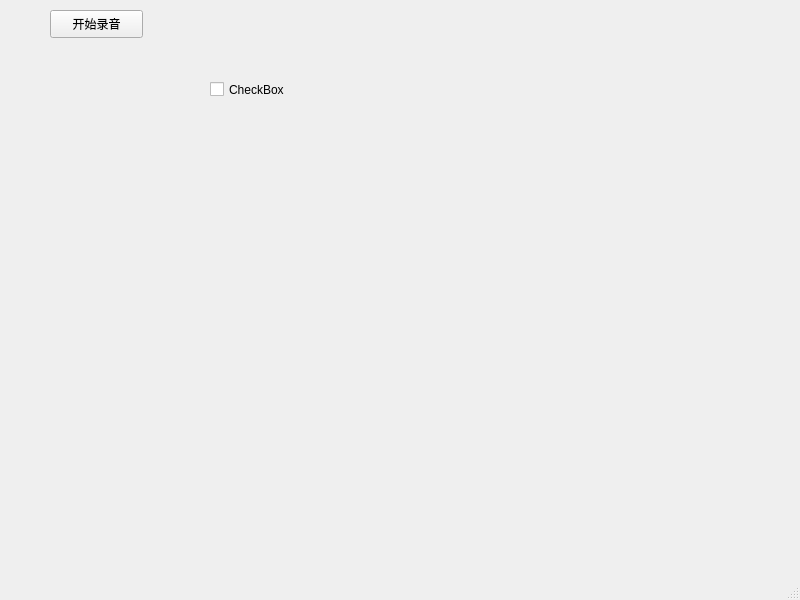
<?xml version="1.0" encoding="UTF-8"?>
<ui version="4.0">
 <class>MainWindow</class>
 <widget class="QMainWindow" name="MainWindow">
  <property name="geometry">
   <rect>
    <x>0</x>
    <y>0</y>
    <width>800</width>
    <height>600</height>
   </rect>
  </property>
  <property name="windowTitle">
   <string>MainWindow</string>
  </property>
  <widget class="QWidget" name="centralwidget">
   <widget class="QPushButton" name="audiobutton">
    <property name="geometry">
     <rect>
      <x>50</x>
      <y>10</y>
      <width>93</width>
      <height>28</height>
     </rect>
    </property>
    <property name="text">
     <string>开始录音</string>
    </property>
   </widget>
   <widget class="QCheckBox" name="checkBox">
    <property name="geometry">
     <rect>
      <x>210</x>
      <y>80</y>
      <width>91</width>
      <height>19</height>
     </rect>
    </property>
    <property name="text">
     <string>CheckBox</string>
    </property>
   </widget>
  </widget>
  <widget class="QMenuBar" name="menubar">
   <property name="geometry">
    <rect>
     <x>0</x>
     <y>0</y>
     <width>800</width>
     <height>26</height>
    </rect>
   </property>
  </widget>
  <widget class="QStatusBar" name="statusbar"/>
 </widget>
 <resources/>
 <connections/>
</ui>
